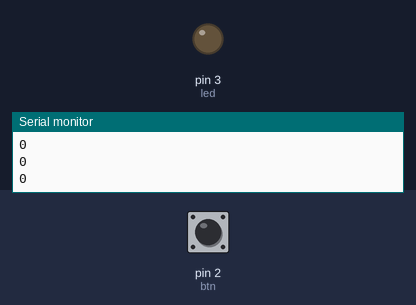
The sketch below on a simulated Arduino Uno, built with avr-gcc and run on an emulated ATmega328P. On the bench: output pins drawn as LEDs (lit = HIGH), the last lines printed to the serial monitor. Inputs (shaded band) come from the test bench; at power-on: pin 2 (btn) LOW. Pins used as bus, display or sensor lines are not drawn.

Above: at 1.8 s.
1.9 s: pin 2 (btn) pulled HIGH for 0.6 s
At 2.3 s:
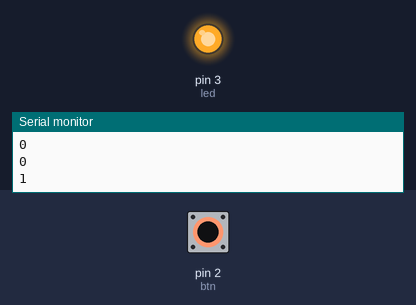
4.0 s: pin 2 (btn) pulled HIGH for 3.2 s
At 8.9 s:
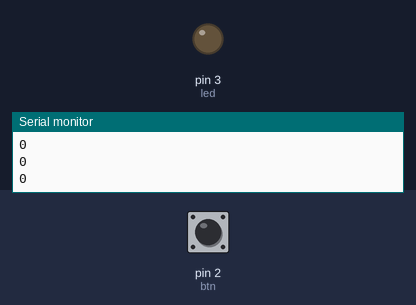
Timing chart, 0 to 10.4 s (numbered marks = the images above; inputs shaded):
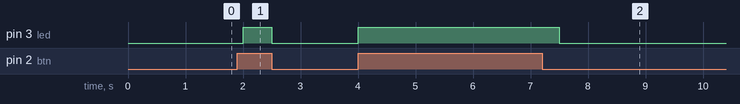

The sketch:

sketch_aug01a.ino
```cpp
#include <IRremote.h>


#define trigPin 13
#define echoPin 12
#define btn 2
#define led 3
#define buzzer 1
#define receiver 6

void setup() {
  pinMode(trigPin, OUTPUT);
  pinMode(echoPin, INPUT);
  pinMode(btn, INPUT);
  pinMode(led, OUTPUT);
  pinMode(buzzer, OUTPUT);
  Serial.begin(9600);
  Serial.println("IR Receiver Button Decode");
//  irrecv.enableIRIn(); // Start the receiver
}
void loop() {
  bool a = digitalRead(btn);
  Serial.println(a);
  digitalWrite(led, a);
  digitalWrite(buzzer, a);
  delay(500);
}
```

Measured:
- after the input at 1.9 s, pin 3 (led): LOW → HIGH after 0.10 s, → LOW 0.50 s later
- after the input at 4.0 s, pin 3 (led): LOW → HIGH at once, → LOW 3.5 s later
